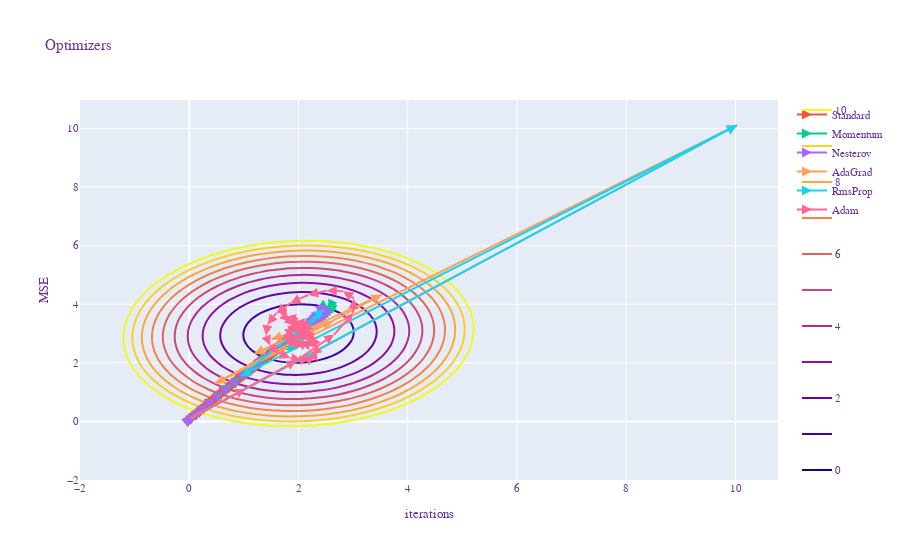

This figure's notebook cell:
### Code cell
df = []
fig = go.Figure(types.LinearRegression.get_contour(x, y, -2, 7, 50))

for name, params in [
    ('Standard', dict(lr=0.01)),
    ('Momentum', dict(lr=0.01, momentum=0.9)),
    ('Nesterov', dict(lr=0.01, momentum=0.9)),
    ('AdaGrad', dict(lr=10)),
    ('RmsProp', dict(lr=1)),
    ('Adam', dict(lr=1, betta1=0.9, betta2=0.999)),
]:
    optim = getattr(optimizers, name)(**params)
    iter_mean, iter_std, loss_history = algorithms.multiple_run(
        x, 
        y, 
        batch_size=200, 
        optimizer=optim,
        num_iters=1_000, 
        eps=1e-3,
        return_history=True,
        multiple_cnt=1,
    )
    
    mean_time = optim.time_sum / optim.time_cnt / 10 ** 6
    
    df.append({'optimizer': name, 'iterations': f'{iter_mean:.0f} ± {iter_std:.0f}', 'time': f'{mean_time:.3f}ms'})
    fig.add_trace(go.Scatter(
        optim.get_history(),
        mode='markers+lines',
        marker=dict(size=10, symbol="arrow-bar-up", angleref="previous"),
        name=name,
    ))
    
utils.update_layout(fig, f'Optimizers', "iterations", "MSE")
fig.show()
pd.DataFrame(df)

### Figure 1 — Plotly figure (JSON) as saved in the notebook; plotly's stock layout.template omitted (floating-point values rounded to 4 significant figures; data arrays with more than 128 entries replaced by an {"elided": "..."} marker saying what was removed)
{"data": [{"contours": {"coloring": "lines", "end": 10, "size": 1, "start": 0}, "line": {"width": 2}, "type": "contour", "visible": true, "x": [-2, -1.816, -1.633, -1.449, -1.265, -1.082, -0.898, -0.7143, -0.5306, -0.3469, -0.1633, 0.02041, 0.2041, 0.3878, 0.5714, 0.7551, 0.9388, 1.122, 1.306, 1.49, 1.673, 1.857, 2.041, 2.224, 2.408, 2.592, 2.776, 2.959, 3.143, 3.327, 3.51, 3.694, 3.878, 4.061, 4.245, 4.429, 4.612, 4.796, 4.98, 5.163, 5.347, 5.531, 5.714, 5.898, 6.082, 6.265, 6.449, 6.633, 6.816, 7], "y": [-2, -1.816, -1.633, -1.449, -1.265, -1.082, -0.898, -0.7143, -0.5306, -0.3469, -0.1633, 0.02041, 0.2041, 0.3878, 0.5714, 0.7551, 0.9388, 1.122, 1.306, 1.49, 1.673, 1.857, 2.041, 2.224, 2.408, 2.592, 2.776, 2.959, 3.143, 3.327, 3.51, 3.694, 3.878, 4.061, 4.245, 4.429, 4.612, 4.796, 4.98, 5.163, 5.347, 5.531, 5.714, 5.898, 6.082, 6.265, 6.449, 6.633, 6.816, 7], "z": {"elided": "50x50 float values"}}, {"marker": {"angleref": "previous", "size": 10, "symbol": "arrow-bar-up"}, "mode": "markers+lines", "name": "Standard", "type": "scatter", "visible": true, "x": {"elided": "248 float values"}, "y": {"elided": "248 float values"}}, {"marker": {"angleref": "previous", "size": 10, "symbol": "arrow-bar-up"}, "mode": "markers+lines", "name": "Momentum", "type": "scatter", "visible": true, "x": [0.02441, 0.05915, 0.1272, 0.2176, 0.3325, 0.4689, 0.6199, 0.7814, 0.9501, 1.123, 1.291, 1.456, 1.615, 1.765, 1.904, 2.031, 2.145, 2.245, 2.33, 2.4, 2.457, 2.502, 2.534, 2.55, 2.556, 2.55, 2.535, 2.512, 2.483, 2.446, 2.406, 2.36, 2.313, 2.263, 2.214, 2.167, 2.122, 2.079, 2.039, 2.002, 1.969, 1.94, 1.914, 1.893, 1.876, 1.863, 1.853, 1.847, 1.844, 1.844, 1.847, 1.853, 1.861, 1.872, 1.883, 1.895, 1.908, 1.921, 1.934, 1.947, 1.96, 1.972], "y": [0.1076, 0.1606, 0.2628, 0.4079, 0.5887, 0.801, 1.036, 1.284, 1.541, 1.801, 2.058, 2.307, 2.545, 2.768, 2.973, 3.158, 3.321, 3.461, 3.579, 3.673, 3.745, 3.796, 3.827, 3.838, 3.831, 3.809, 3.773, 3.726, 3.669, 3.605, 3.536, 3.462, 3.386, 3.311, 3.237, 3.167, 3.101, 3.039, 2.983, 2.933, 2.889, 2.852, 2.821, 2.797, 2.779, 2.768, 2.762, 2.761, 2.765, 2.773, 2.785, 2.799, 2.816, 2.835, 2.856, 2.876, 2.898, 2.918, 2.939, 2.958, 2.977, 2.994]}, {"marker": {"angleref": "previous", "size": 10, "symbol": "arrow-bar-up"}, "mode": "markers+lines", "name": "Nesterov", "type": "scatter", "visible": true, "x": [0.02441, 0.06248, 0.1265, 0.2169, 0.3303, 0.4621, 0.604, 0.7565, 0.9139, 1.071, 1.228, 1.384, 1.532, 1.672, 1.801, 1.918, 2.024, 2.117, 2.197, 2.263, 2.319, 2.362, 2.395, 2.418, 2.43, 2.431, 2.425, 2.412, 2.392, 2.367, 2.339, 2.308, 2.275, 2.241, 2.207, 2.172, 2.139, 2.107, 2.076, 2.048, 2.022], "y": [0.1076, 0.1613, 0.2626, 0.4062, 0.5843, 0.789, 1.01, 1.243, 1.485, 1.727, 1.966, 2.198, 2.417, 2.623, 2.811, 2.981, 3.131, 3.261, 3.371, 3.46, 3.53, 3.582, 3.617, 3.637, 3.641, 3.631, 3.612, 3.582, 3.545, 3.501, 3.452, 3.401, 3.348, 3.295, 3.242, 3.191, 3.142, 3.096, 3.054, 3.015, 2.981]}, {"marker": {"angleref": "previous", "size": 10, "symbol": "arrow-bar-up"}, "mode": "markers+lines", "name": "AdaGrad", "type": "scatter", "visible": true, "x": [0.02441, 10.02, 0.4693, 3.523, 1.192, 2.628, 1.51, 2.256, 1.845, 2.084, 1.932, 2.05, 1.977], "y": [0.1076, 10.11, 1.294, 4.324, 2.303, 3.407, 2.812, 3.092, 2.927, 3.011, 2.997, 3.011, 2.999]}, {"marker": {"angleref": "previous", "size": 10, "symbol": "arrow-bar-up"}, "mode": "markers+lines", "name": "RmsProp", "type": "scatter", "visible": true, "x": [0.02441, 10.02, 0.9482, 2.466, 1.816, 2.078, 1.963, 2.017, 2.012, 1.98, 2.013, 1.984, 2.013], "y": [0.1076, 10.11, 1.55, 3.819, 2.497, 3.315, 2.791, 3.142, 2.905, 3.068, 2.952, 3.036, 2.973]}, {"marker": {"angleref": "previous", "size": 10, "symbol": "arrow-bar-up"}, "mode": "markers+lines", "name": "Adam", "type": "scatter", "visible": true, "x": [0.02441, 1.024, 1.963, 2.653, 3.0, 3.014, 2.817, 2.518, 2.178, 1.852, 1.594, 1.434, 1.403, 1.481, 1.641, 1.846, 2.052, 2.201, 2.293, 2.334, 2.309, 2.231, 2.116, 1.992, 1.882, 1.801, 1.768, 1.782, 1.846, 1.927, 2.024, 2.107, 2.162, 2.179, 2.155, 2.099, 2.029, 1.954, 1.894, 1.855, 1.856, 1.885, 1.939, 1.997, 2.051, 2.09, 2.101, 2.093, 2.066, 2.026, 1.983, 1.944, 1.923, 1.922, 1.94, 1.971, 2.006], "y": [0.1076, 1.108, 2.075, 2.965, 3.698, 4.197, 4.445, 4.464, 4.313, 4.041, 3.694, 3.311, 2.932, 2.592, 2.328, 2.161, 2.098, 2.135, 2.257, 2.439, 2.663, 2.903, 3.133, 3.33, 3.474, 3.553, 3.566, 3.517, 3.414, 3.275, 3.117, 2.96, 2.823, 2.719, 2.658, 2.643, 2.672, 2.738, 2.829, 2.932, 3.033, 3.119, 3.181, 3.215, 3.218, 3.193, 3.145, 3.083, 3.016, 2.954, 2.903, 2.87, 2.859, 2.868, 2.894, 2.933, 2.977]}], "layout": {"autosize": true, "font": {"color": "RebeccaPurple", "family": "Courier New, monospace", "size": 11}, "title": {"text": "Optimizers"}, "xaxis": {"autorange": true, "range": [-2, 10.76], "title": {"text": "iterations"}, "type": "linear"}, "yaxis": {"autorange": true, "range": [-2, 10.91], "title": {"text": "MSE"}, "type": "linear"}}}
